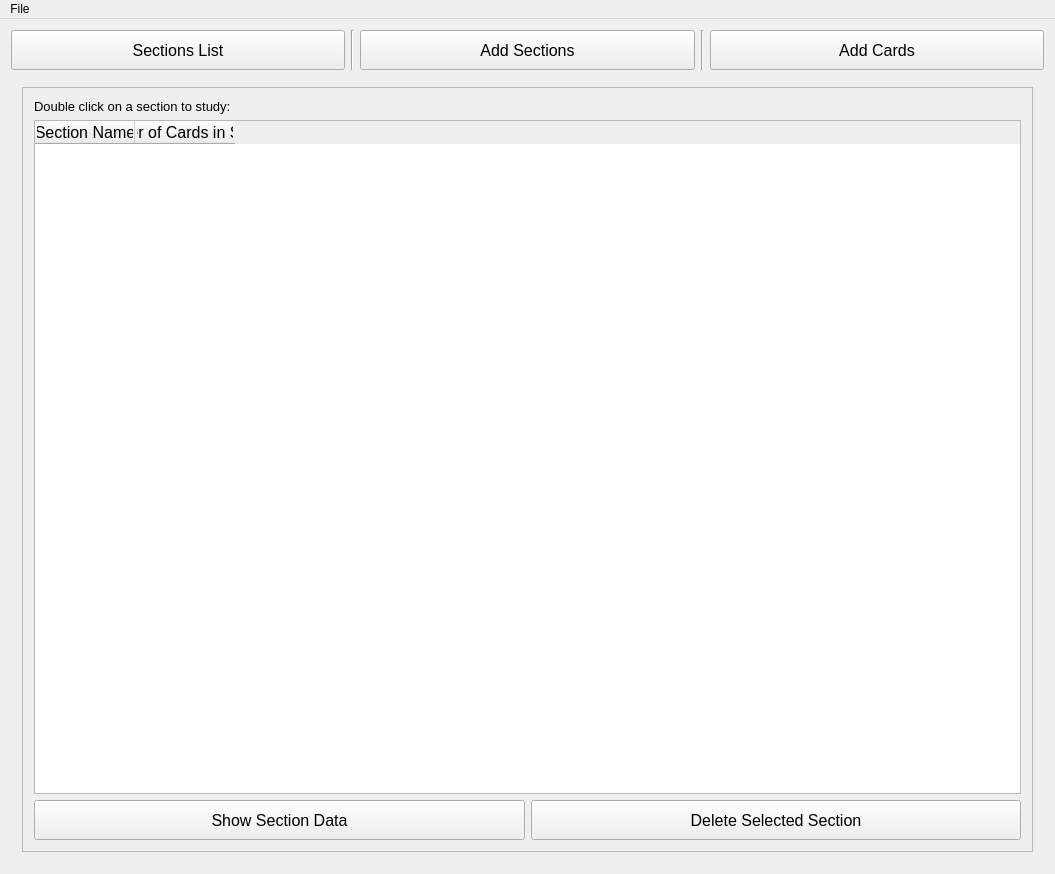
<?xml version="1.0" encoding="UTF-8"?>
<ui version="4.0">
 <class>tcFlashCards</class>
 <widget class="QMainWindow" name="tcFlashCards">
  <property name="geometry">
   <rect>
    <x>0</x>
    <y>0</y>
    <width>1055</width>
    <height>874</height>
   </rect>
  </property>
  <property name="windowTitle">
   <string>tcFlashCards</string>
  </property>
  <widget class="QWidget" name="centralWidget">
   <layout class="QGridLayout" name="gridLayout">
    <item row="1" column="0">
     <widget class="QStackedWidget" name="stackedWidget">
      <property name="currentIndex">
       <number>0</number>
      </property>
      <widget class="QWidget" name="page">
       <layout class="QGridLayout" name="gridLayout_3">
        <item row="0" column="0">
         <widget class="QScrollArea" name="scrollArea_2">
          <property name="widgetResizable">
           <bool>true</bool>
          </property>
          <widget class="QWidget" name="scrollAreaWidgetContents_2">
           <property name="geometry">
            <rect>
             <x>0</x>
             <y>0</y>
             <width>1009</width>
             <height>753</height>
            </rect>
           </property>
           <layout class="QGridLayout" name="gridLayout_5">
            <item row="0" column="0">
             <widget class="QLabel" name="label">
              <property name="font">
               <font>
                <pointsize>10</pointsize>
               </font>
              </property>
              <property name="text">
               <string>Double click on a section to study:</string>
              </property>
             </widget>
            </item>
            <item row="2" column="0">
             <widget class="QPushButton" name="btnShowSecData">
              <property name="minimumSize">
               <size>
                <width>0</width>
                <height>40</height>
               </size>
              </property>
              <property name="font">
               <font>
                <pointsize>12</pointsize>
               </font>
              </property>
              <property name="text">
               <string>Show Section Data</string>
              </property>
             </widget>
            </item>
            <item row="2" column="1">
             <widget class="QPushButton" name="btnDelSection">
              <property name="minimumSize">
               <size>
                <width>0</width>
                <height>40</height>
               </size>
              </property>
              <property name="font">
               <font>
                <pointsize>12</pointsize>
               </font>
              </property>
              <property name="text">
               <string>Delete Selected Section</string>
              </property>
             </widget>
            </item>
            <item row="1" column="0" colspan="2">
             <widget class="QTableWidget" name="tableSections">
              <property name="font">
               <font>
                <pointsize>12</pointsize>
               </font>
              </property>
              <property name="editTriggers">
               <set>QAbstractItemView::NoEditTriggers</set>
              </property>
              <property name="alternatingRowColors">
               <bool>true</bool>
              </property>
              <property name="selectionMode">
               <enum>QAbstractItemView::SingleSelection</enum>
              </property>
              <property name="selectionBehavior">
               <enum>QAbstractItemView::SelectRows</enum>
              </property>
              <column>
               <property name="text">
                <string>Section Name</string>
               </property>
              </column>
              <column>
               <property name="text">
                <string>Number of Cards in Section</string>
               </property>
              </column>
             </widget>
            </item>
           </layout>
          </widget>
         </widget>
        </item>
       </layout>
      </widget>
      <widget class="QWidget" name="pageStudy">
       <layout class="QGridLayout" name="gridLayout_4">
        <item row="1" column="0">
         <widget class="QScrollArea" name="scrollArea">
          <property name="widgetResizable">
           <bool>true</bool>
          </property>
          <widget class="QWidget" name="scrollAreaWidgetContents">
           <property name="geometry">
            <rect>
             <x>0</x>
             <y>0</y>
             <width>439</width>
             <height>284</height>
            </rect>
           </property>
           <layout class="QGridLayout" name="gridLayout_2">
            <item row="3" column="0">
             <widget class="QStackedWidget" name="swCardDetails">
              <property name="maximumSize">
               <size>
                <width>16777215</width>
                <height>80</height>
               </size>
              </property>
              <property name="frameShape">
               <enum>QFrame::NoFrame</enum>
              </property>
              <property name="frameShadow">
               <enum>QFrame::Raised</enum>
              </property>
              <property name="currentIndex">
               <number>0</number>
              </property>
              <widget class="QWidget" name="page_2">
               <layout class="QGridLayout" name="gridLayout_6">
                <item row="0" column="0">
                 <widget class="QPushButton" name="btnShowAnswer">
                  <property name="minimumSize">
                   <size>
                    <width>0</width>
                    <height>50</height>
                   </size>
                  </property>
                  <property name="font">
                   <font>
                    <pointsize>12</pointsize>
                   </font>
                  </property>
                  <property name="text">
                   <string>Show Answer</string>
                  </property>
                 </widget>
                </item>
               </layout>
              </widget>
              <widget class="QWidget" name="page_3">
               <layout class="QGridLayout" name="gridLayout_7">
                <item row="0" column="0">
                 <layout class="QGridLayout" name="gridLayout_8">
                  <item row="0" column="0">
                   <widget class="QPushButton" name="btnRemindAgain">
                    <property name="minimumSize">
                     <size>
                      <width>0</width>
                      <height>50</height>
                     </size>
                    </property>
                    <property name="font">
                     <font>
                      <pointsize>12</pointsize>
                      <weight>50</weight>
                      <bold>false</bold>
                     </font>
                    </property>
                    <property name="text">
                     <string>Again</string>
                    </property>
                   </widget>
                  </item>
                  <item row="0" column="1">
                   <widget class="QPushButton" name="btnRemind1Day">
                    <property name="minimumSize">
                     <size>
                      <width>0</width>
                      <height>50</height>
                     </size>
                    </property>
                    <property name="font">
                     <font>
                      <pointsize>12</pointsize>
                     </font>
                    </property>
                    <property name="text">
                     <string>1 day</string>
                    </property>
                   </widget>
                  </item>
                  <item row="0" column="2">
                   <widget class="QPushButton" name="btnRemind2Day">
                    <property name="minimumSize">
                     <size>
                      <width>0</width>
                      <height>50</height>
                     </size>
                    </property>
                    <property name="font">
                     <font>
                      <pointsize>12</pointsize>
                     </font>
                    </property>
                    <property name="text">
                     <string>2 days</string>
                    </property>
                   </widget>
                  </item>
                  <item row="0" column="3">
                   <widget class="QPushButton" name="btnRemind3Day">
                    <property name="minimumSize">
                     <size>
                      <width>0</width>
                      <height>50</height>
                     </size>
                    </property>
                    <property name="font">
                     <font>
                      <pointsize>12</pointsize>
                     </font>
                    </property>
                    <property name="text">
                     <string>3 days</string>
                    </property>
                   </widget>
                  </item>
                 </layout>
                </item>
               </layout>
              </widget>
             </widget>
            </item>
            <item row="1" column="0">
             <widget class="QTextEdit" name="teFront">
              <property name="font">
               <font>
                <pointsize>16</pointsize>
                <weight>50</weight>
                <bold>false</bold>
               </font>
              </property>
              <property name="readOnly">
               <bool>true</bool>
              </property>
             </widget>
            </item>
            <item row="2" column="0">
             <widget class="QTextEdit" name="teBack">
              <property name="font">
               <font>
                <pointsize>16</pointsize>
                <weight>50</weight>
                <bold>false</bold>
               </font>
              </property>
              <property name="readOnly">
               <bool>true</bool>
              </property>
             </widget>
            </item>
           </layout>
          </widget>
         </widget>
        </item>
       </layout>
      </widget>
     </widget>
    </item>
    <item row="0" column="0">
     <layout class="QHBoxLayout" name="horizontalLayout">
      <item>
       <widget class="QPushButton" name="btnSectionsList">
        <property name="minimumSize">
         <size>
          <width>0</width>
          <height>40</height>
         </size>
        </property>
        <property name="font">
         <font>
          <pointsize>12</pointsize>
         </font>
        </property>
        <property name="text">
         <string>Sections List</string>
        </property>
       </widget>
      </item>
      <item>
       <widget class="Line" name="line">
        <property name="orientation">
         <enum>Qt::Vertical</enum>
        </property>
       </widget>
      </item>
      <item>
       <widget class="QPushButton" name="btnAddSections">
        <property name="minimumSize">
         <size>
          <width>0</width>
          <height>40</height>
         </size>
        </property>
        <property name="font">
         <font>
          <pointsize>12</pointsize>
         </font>
        </property>
        <property name="text">
         <string>Add Sections</string>
        </property>
       </widget>
      </item>
      <item>
       <widget class="Line" name="line_2">
        <property name="orientation">
         <enum>Qt::Vertical</enum>
        </property>
       </widget>
      </item>
      <item>
       <widget class="QPushButton" name="btnAdd">
        <property name="minimumSize">
         <size>
          <width>0</width>
          <height>40</height>
         </size>
        </property>
        <property name="font">
         <font>
          <pointsize>12</pointsize>
         </font>
        </property>
        <property name="text">
         <string>Add Cards</string>
        </property>
       </widget>
      </item>
     </layout>
    </item>
   </layout>
  </widget>
  <widget class="QMenuBar" name="menuBar">
   <property name="geometry">
    <rect>
     <x>0</x>
     <y>0</y>
     <width>1055</width>
     <height>26</height>
    </rect>
   </property>
   <widget class="QMenu" name="menuFile">
    <property name="title">
     <string>File</string>
    </property>
    <addaction name="actionAddNewSection"/>
    <addaction name="actionAddNewCard"/>
    <addaction name="separator"/>
   </widget>
   <addaction name="menuFile"/>
  </widget>
  <action name="actionAddNewSection">
   <property name="text">
    <string>Add New Section</string>
   </property>
  </action>
  <action name="actionAddNewCard">
   <property name="text">
    <string>Add New Card</string>
   </property>
  </action>
  <action name="actionA">
   <property name="text">
    <string>a</string>
   </property>
  </action>
 </widget>
 <layoutdefault spacing="6" margin="11"/>
 <resources/>
 <connections/>
</ui>
